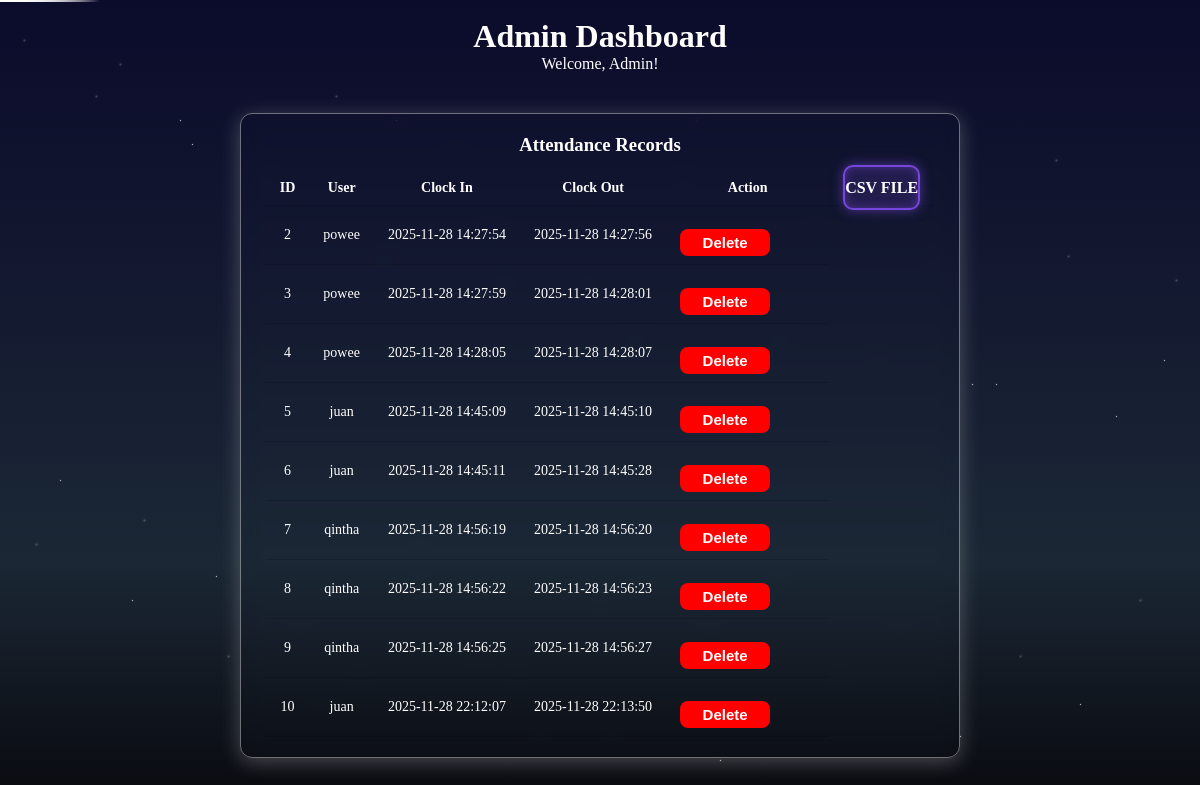
The page /admin on the database its author committed.
### appp.py (models this page shows)
class Attendance(db.Model):
    id = db.Column(db.Integer, primary_key=True, autoincrement=True)
    user_id = db.Column(db.Integer, nullable=False)
    clock_in = db.Column(db.String)
    clock_out = db.Column(db.String)

class User(db.Model):
    user_id = db.Column(db.Integer, primary_key=True, autoincrement=True)
    username = db.Column(db.String(100), unique=True, nullable=False)
    email = db.Column(db.String(150), unique=True, nullable=False)
    password = db.Column(db.String(150), nullable=False)
    role = db.Column(db.String(20), default="student")

### appp.py (the view)
@app.route("/admin")
def admin_page():
    records = db.session.query(
        Attendance.id,
        User.username,
        Attendance.clock_in,
        Attendance.clock_out
    ).join(User, Attendance.user_id == User.user_id).all()
    return render_template("admin_home.html", data=records)

### templates/admin_home.html (shortened to what this page needs)
<!DOCTYPE html>
<html>
<head>
    <link rel="stylesheet" href="{{ url_for('static', filename='styleadmin.css') }}">
</head>
<body>
    <div class="center-wrapper">
        <h1 style="color:white;">Admin Dashboard</h1>
        <p style="color:white;">Welcome, Admin!</p>
        <div class="table-box" style="margin-top:40px;">
            <h3 style="color:white; text-align:center; margin-bottom:15px;">
                Attendance Records
            </h3>
            <table>
                <tr>
                    <th>ID</th>
                    <th>User</th>
                    <th>Clock In</th>
                    <th>Clock Out</th>
                    <th>Action</th>
                    <th>
            <a href="/download_csv" class="action-btn">CSV File</a>
        </th>
                </tr>
                {% for row in data %}
                <tr>
                    <td>{{ row.id }}</td>
                    <td>{{ row.username }}</td>
                    <td>{{ row.clock_in }}</td>
                    <td>{{ row.clock_out }}</td>
                    <td>
                        <form method="POST" action="/delete/{{ row.id }}">
                            <button type="submit"
                                    style="background:red; color:white; border:none; padding:5px 45px; cursor:pointer;
                                    display:flex; justify-content:center; align-items:center; font-weight:bold;">
                                Delete
                            </button>
                        </form>
                    </td>
                </tr>
                {% endfor %}
            </table>
        </div>
    </div>
</body>
</html>

### static/styleadmin.css (style rules this page uses)
* { margin: 0; padding: 0; box-sizing: border-box; }
body { min-height: 100vh; background: linear-gradient(to bottom, #0b0b2b, #1b2735 70%, #090a0f); overflow: hidden; }
.center-wrapper { width: 100%; height: 100vh; display: flex; flex-direction: column; justify-content: center; align-items: center; position: relative; z-index: 50; }
.action-btn { width: 200px; padding: 12px 0; margin: 12px auto; color: #ffffff; font-size: 16px; font-weight: bold; text-transform: uppercase; border-radius: 10px; border: 2px solid rgba(140, 82, 255, 0.8); background: rgba(140, 82, 255, 0.15); backdrop-filter: blur(6px); box-shadow: 0 0 12px rgba(140, 82, 255, 0.5), inset 0 0 10px rgba(140, 82, 255, 0.4); cursor: pointer; transition: 0.25s ease; position: relative; overflow: hidden; }
.table-box { width: fit-content; margin: 25px auto; padding: 20px 25px; background: #ffffff00; backdrop-filter: blur(8px); -webkit-backdrop-filter: blur(8px); border-radius: 12px; box-shadow: 0px 4px 20px rgba(255, 255, 255, 0.25); border: 1px solid rgba(255,255,255,0.4); }
.table-box table { border-collapse: collapse; width: 100%; color: #ffffff; }
.table-box th, .table-box td { padding: 8px 14px; border-bottom: 1px solid rgba(0, 0, 0, 0.15); text-align: center; font-size: 14px; }
.table-box th { font-weight: bold; color: #ffffff; }
button { width: 20%; padding: 10px; margin-top: 15px; background: #6a5acd; border: none; color: rgb(255, 255, 255); border-radius: 8px; font-size: 15px; font-weight: bold; cursor: pointer; transition: 0.3s; }
a { color: #6a5acd; text-decoration: none; }

### rows shown on the page
Attendance: id "2", username "powee", clock_in "2025-11-28 14:27:54", clock_out "2025-11-28 14:27:56"
Attendance: id "3", username "powee", clock_in "2025-11-28 14:27:59", clock_out "2025-11-28 14:28:01"
Attendance: id "4", username "powee", clock_in "2025-11-28 14:28:05", clock_out "2025-11-28 14:28:07"
Attendance: id "5", username "juan", clock_in "2025-11-28 14:45:09", clock_out "2025-11-28 14:45:10"
Attendance: id "6", username "juan", clock_in "2025-11-28 14:45:11", clock_out "2025-11-28 14:45:28"
Attendance: id "7", username "qintha", clock_in "2025-11-28 14:56:19", clock_out "2025-11-28 14:56:20"
Attendance: id "8", username "qintha", clock_in "2025-11-28 14:56:22", clock_out "2025-11-28 14:56:23"
Attendance: id "9", username "qintha", clock_in "2025-11-28 14:56:25", clock_out "2025-11-28 14:56:27"
Attendance: id "10", username "juan", clock_in "2025-11-28 22:12:07", clock_out "2025-11-28 22:13:50"
